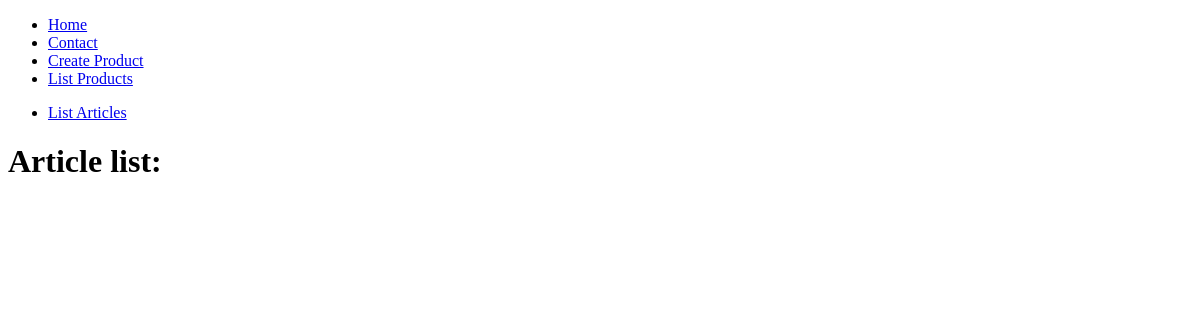
The page /blog/ on the database as committed earlier.
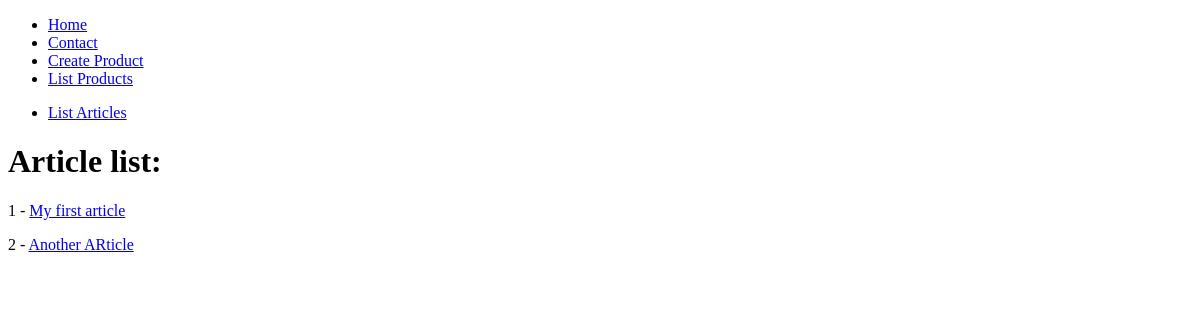
The same page on the database as committed later.
### blog/models.py (models this page shows)
class Article(models.Model):
    title = models.CharField(max_length=200)
    content = models.TextField()
    active = models.BooleanField(default = True)
    def get_absolute_url(self):
        return reverse("articles:article-detail", kwargs={"id":self.id})

### blog/views.py (the view)
# urls.py: path('', ArticleListView.as_view(), name = 'article-list'),
class ArticleListView(ListView):
    template_name = "articles/article_list.html"
    queryset = Article.objects.all()

### blog/templates/articles/article_list.html
{% extends 'base.html' %}
{% block content %}
<h1>Article list:</h1>
{% for article in object_list %}
<p>{{article.id}} - <a href="{{ article.get_absolute_url }}">{{article.title}}</a></p>
{%endfor%}
{% endblock %}

### templates/base.html (shortened to what this page needs)
<!DOCTYPE html>
<html lang="en">
<head>
</head>
<body>
    {% include 'navbar.html' %}
    {% block content %}{% endblock %}
</body>
</html>

### templates/navbar.html
<nav>
    <ul>
        <li><a href="/home">Home</a></li>
        <li><a href="/contact">Contact</a></li>
        <li><a href="/products/create">Create Product</a></li>
        <li><a href="/products/productlist">List Products</a></li>
    </ul>
    <ul>
        <li><a href="/blog/">List Articles</a></li>
    </ul>
</nav>

Rows that differ between the two databases and show on the page:
added Article: id "1", title "My first article"
added Article: id "2", title "Another ARticle"
